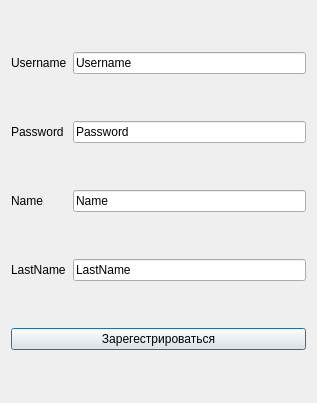
<?xml version="1.0" encoding="UTF-8"?>
<ui version="4.0">
 <class>SingUpWindow</class>
 <widget class="QDialog" name="SingUpWindow">
  <property name="geometry">
   <rect>
    <x>0</x>
    <y>0</y>
    <width>317</width>
    <height>403</height>
   </rect>
  </property>
  <property name="windowTitle">
   <string>Sing up</string>
  </property>
  <layout class="QHBoxLayout" name="horizontalLayout">
   <item>
    <layout class="QGridLayout" name="gridLayout">
     <item row="0" column="0">
      <widget class="QLabel" name="Username">
       <property name="text">
        <string>Username</string>
       </property>
      </widget>
     </item>
     <item row="0" column="1">
      <widget class="QLineEdit" name="UsernameInput">
       <property name="text">
        <string>Username</string>
       </property>
      </widget>
     </item>
     <item row="1" column="0">
      <widget class="QLabel" name="Password">
       <property name="text">
        <string>Password</string>
       </property>
      </widget>
     </item>
     <item row="1" column="1">
      <widget class="QLineEdit" name="PasswordInput">
       <property name="text">
        <string>Password</string>
       </property>
      </widget>
     </item>
     <item row="2" column="0">
      <widget class="QLabel" name="Name">
       <property name="text">
        <string>Name</string>
       </property>
      </widget>
     </item>
     <item row="2" column="1">
      <widget class="QLineEdit" name="NameInput">
       <property name="text">
        <string>Name</string>
       </property>
      </widget>
     </item>
     <item row="3" column="0">
      <widget class="QLabel" name="LastName">
       <property name="text">
        <string>LastName</string>
       </property>
      </widget>
     </item>
     <item row="3" column="1">
      <widget class="QLineEdit" name="LastNameInput">
       <property name="text">
        <string>LastName</string>
       </property>
      </widget>
     </item>
     <item row="4" column="0" colspan="2">
      <widget class="QPushButton" name="Sing_In2">
       <property name="text">
        <string>Зарегестрироваться</string>
       </property>
      </widget>
     </item>
    </layout>
   </item>
  </layout>
 </widget>
 <resources/>
 <connections/>
</ui>
